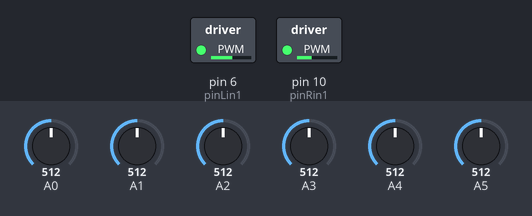
Recording of a sketch running on a simulated Arduino Uno, built with avr-gcc and run on an emulated ATmega328P. Parts: switched loads named in the sketch (green lamp = pin HIGH). The inputs (shaded band) are chosen by the test bench; at power-on: A0 = 512, A3 = 512, A1 = 512, A2 = 512, A4 = 512, A5 = 512. What the sketch prints to the serial monitor is not drawn.

Above: at 1.3 s.
1.4 s: A0 set to 716
At 2.9 s:
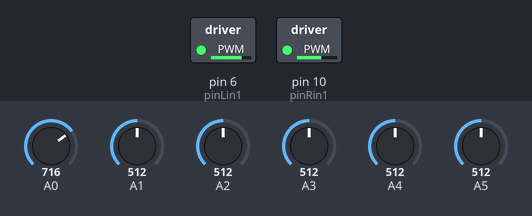
3.2 s: A3 set to 716
At 4.1 s:
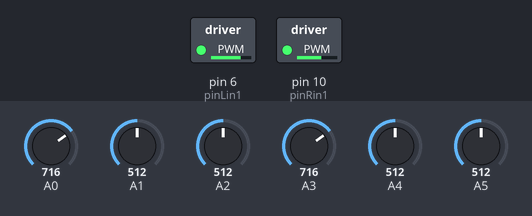
5.0 s: A0 set to 992
At 6.2 s:
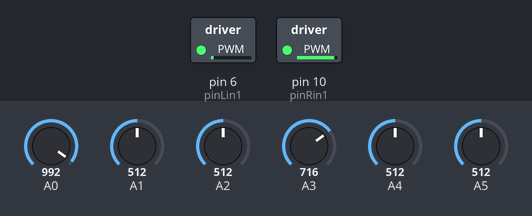
6.7 s: A1 set to 586
At 8.4 s:
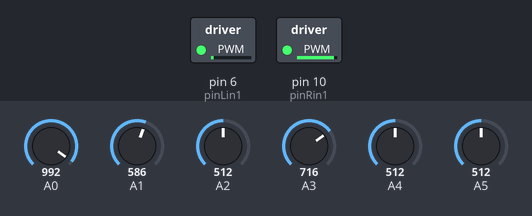
9.7 s: A1 set to 617
At 11.3 s:
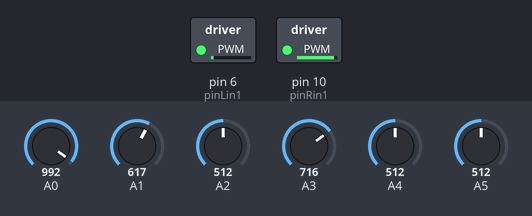
12.7 s: A2 set to 106
15.7 s: A2 set to 93
Timing chart, 0 to 18.7 s (numbered marks = the images above; inputs shaded):
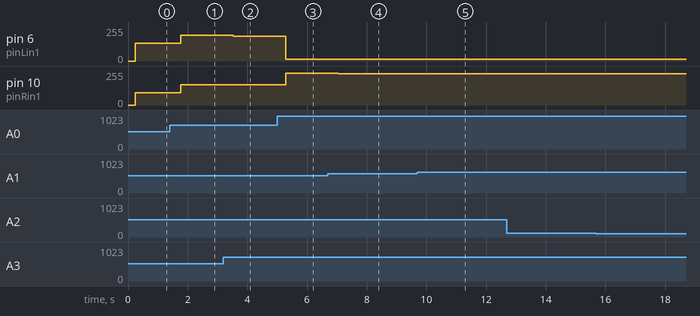

Measured:
- after the input at 1.4 s, pin 6 (pinLin1): 134/255 → 195/255 after 0.37 s; pin 10 (pinRin1): 92/255 → 153/255 after 0.37 s
- after the input at 3.2 s, pin 6 (pinLin1): 195/255 → 187/255 after 0.33 s
- after the input at 5.0 s, pin 6 (pinLin1): 187/255 → 15/255 after 0.29 s; pin 10 (pinRin1): 153/255 → 237/255 after 0.29 s
- after the input at 6.7 s, pin 10 (pinRin1): 237/255 → 235/255 after 0.34 s
- after the input at 9.7 s, pin 10 (pinRin1): 235/255 → 234/255 after 0.20 s
- after the input at 12.7 s, every drawn part: stays the same
- after the input at 15.7 s, every drawn part: stays the same

The sketch:

The_Final_Code06_maze.ino
```cpp
#define SensorA A5;
#define SensorB A4;
#define SensorC A3;
#define SensorD A2;
#define SensorE A1;
#define POT     A0;

int SensorAReading;
int SensorBReading;
int SensorCReading;
int SensorDReading;
int SensorEReading;

int pinLin1 = 6; //in1 for left motor driver
int pinLin2 = 9; //in2 for left motor driver
int pinRin1 = 10; //in1 for Right motor driver
int pinRin2 = 11; //in2 for Right motor driver

int leftOffset = 250, rightOffset = 300;
int potValue;
int pwmValue;
int pwmValuel, pwmValuer;
double turningspeedL,turningspeedR;
int constantS=10;//change it if speed is not enough
double errorL,errorR;


void setup ()
{
 /* pinMode(pinLin1,OUTPUT);
  pinMode(pinLin2,OUTPUT);
  pinMode(pinRin1,OUTPUT);
  pinMode(pinRin2,OUTPUT);*/

  pinMode(A5,INPUT);
  pinMode(A4,INPUT);
  pinMode(A3,INPUT);
  pinMode(A2,INPUT);
  pinMode(A1,INPUT);
  pinMode(A0,INPUT);


  Serial.begin(9600);

  delay(100);
}

/* ==================================================================================*/
/* This is the main command of the robot */
/* ==================================================================================*/


void loop()
{
  int high;
  int low;
  high=750;// set the high threshold of sensor
  low=500;//set the low threshold of sensor

  potValue = analogRead(A0);

if (potValue > 512) {
  pwmValue = map(potValue-512, 0, 511, 0, 255);
}
else {
  pwmValue = map(potValue-512, 0, -512, 0, 255);
}
  delay(1);
  Serial.print("POTvalue is\t");
  Serial.println(pwmValue);

  pwmValuer=map(pwmValue,0,255,100,255);
  pwmValuel=map(pwmValue+75,0,255,100,255);
  delay(1);
  Serial.print("pwmValue r is\t");
  Serial.println(pwmValuer);
  Serial.print("pwmValue l is\t");
  Serial.println(pwmValuel);


  SensorAReading =0;
  SensorBReading =0;
  SensorCReading =0;
  SensorDReading =0;
  SensorEReading =0;


  //average//
  for (int x=0; x<5; x++)
  {
    SensorAReading += analogRead(5);
    SensorBReading += analogRead(4);
    SensorCReading += analogRead(3);
    SensorDReading += analogRead(2);
    SensorEReading += analogRead(1);
  }
  SensorAReading =  SensorAReading/5;
  SensorBReading =  SensorBReading/5;
  SensorCReading =  SensorCReading/5 ;
  SensorDReading =  SensorDReading/5;
  SensorEReading =  SensorEReading/5;

  Serial.print("\n\tA: ");
  Serial.print(SensorAReading);
  Serial.print("\tB: ");
  Serial.print(SensorBReading);
  Serial.print("\tC: ");
  Serial.print(SensorCReading);
  Serial.print("\tD: ");
  Serial.print(SensorDReading);
  Serial.print("\tE: ");
  Serial.print(SensorEReading);

    if
    (  SensorAReading<low &&  SensorBReading<low && SensorCReading>high  &&  SensorDReading>high &&   SensorEReading<low)
    {
      // left turn
   /* digitalWrite(pinLin1,LOW);
    analogWrite(pinLin2, 120);
    digitalWrite(pinRin1,LOW);
    analogWrite(pinRin2, 100);
    delay(300);*/
      goLeft();

    }

    else if
    (  SensorAReading<low &&  SensorBReading<low && SensorCReading<low &&  SensorDReading>high &&   SensorEReading>high)
    {
      // right turn
    /*digitalWrite(pinLin1,LOW);
    analogWrite(pinLin2, 120);
    digitalWrite(pinRin1,LOW);
    analogWrite(pinRin2, 100);
    delay(300);*/
      goRight();

    }
  else if
    (  SensorAReading<low &&  SensorBReading<low && SensorCReading>high &&  SensorDReading>high &&   SensorEReading>high)
    {
      // "T" cross(turn left according to left rule)

      goLeft();

    }

     else if
    (  SensorAReading>high &&  SensorBReading<low && SensorCReading<low &&  SensorDReading>high &&   SensorEReading<low)
    {
      // straight line

      advance();

    }

     else if
    (  SensorAReading>high &&  SensorBReading<low && SensorCReading>high &&  SensorDReading>high &&   SensorEReading<low)
    {

     // left>straight ,then turn left
      goLeft();

    }
      else if
    (  SensorAReading>high &&  SensorBReading<low && SensorCReading<low &&  SensorDReading>high &&   SensorEReading>high)
    {
      //straight>right, then advance

      advance();


    }

    else  if
    (SensorAReading>high && SensorBReading<low &&   SensorCReading>high &&  SensorDReading>high &&   SensorEReading>high)
    {
      // "+" cross
      //left>straight>right. then turn left
       goLeft();
    }

    else if
    (SensorAReading>high  &&  SensorBReading>high  &&   SensorCReading>high &&  SensorDReading>high &&   SensorEReading>high)
    {
      Stop();

    }

    else
    {

     if(SensorAReading<low &&  SensorBReading<low  &&   SensorCReading<low &&  SensorDReading<low &&   SensorEReading<low)
     {
    Serial.print("\t dead end turn around");
    digitalWrite(pinLin1,LOW);
    analogWrite(pinLin2, pwmValue);
    analogWrite(pinRin1, pwmValue-25);
    digitalWrite(pinRin2,LOW);
    delay(30000);

     }
      else
    {
        Out();
     }

  }

}

// The function to make the robot turn right
void goRight()
{
    digitalWrite(pinLin1,150);
    analogWrite(pinLin2,LOW);
    digitalWrite(pinRin1,LOW);
    analogWrite(pinRin2,155);


  //the right motor goes under low speed

    Serial.print("\t right\n\t");
    delay(900);
}

// The function to make the robot turn left
void goLeft()
{
    digitalWrite(pinLin1,LOW);
    analogWrite(pinLin2,150);
    analogWrite(pinRin1,155);
    digitalWrite(pinRin2,LOW);

  //the right motor goes under high speed
    Serial.print("\t left\n\t");
    delay (900);
}

// The function to make the robot stop
void Stop()
{
  // stop
    digitalWrite(pinLin1,HIGH);
    digitalWrite(pinLin2,HIGH);
    digitalWrite(pinRin1,HIGH);
    digitalWrite(pinRin2,HIGH);
    Serial.print("\t stop\n\t");
    delay(1000);
}

// The function is to show the robot is beyond range
void Out()
{
// The function to make the robot go forward
   errorL=SensorCReading-leftOffset;
    Serial.print("\terrorL origin:");
    Serial.print(errorL);
    errorL=errorL/leftOffset;
    Serial.print("\terrorL:");
    Serial.print(errorL);
    turningspeedL=constantS*errorL;
    Serial.print("\tspeedL:");
    Serial.print(turningspeedL);

    errorR=SensorEReading-rightOffset;
    Serial.print("\terrorR origin:");
    Serial.print(errorR);
    errorR=errorR/rightOffset;
    Serial.print("\terrorR:");
    Serial.print(errorR);
    turningspeedR=constantS*errorR;
    Serial.print("\tspeedR:");
    Serial.print(turningspeedR);

    Serial.print("\t >>>>>>>>>>>>>>>>>> oh oh!\n\t");

    analogWrite(pinLin1,pwmValuel-turningspeedL);//left wheel stops
    digitalWrite(pinLin2,LOW);
    analogWrite(pinRin1,pwmValuer-turningspeedR);
    digitalWrite(pinRin2,LOW);

    /*if (SensorCReading > 500) //shift right
    {
    Serial.print("\t >>>>>>>>>>>>>>>>>> shift right\n\t");
    analogWrite(pinLin1,LOW);//left wheel stops
    digitalWrite(pinLin2,LOW);
    analogWrite(pinRin1,100);
    digitalWrite(pinRin2,LOW);

    }

    else if (SensorEReading > 500)// shift left
    {
    Serial.print("\t >>>>>>>>>>>>>>>>>> shift left\n\t");
    analogWrite(pinLin1,100);// right wheel stops
    digitalWrite(pinLin2,LOW);
    digitalWrite(pinRin1,LOW);
    analogWrite(pinRin2,LOW);
    }
  else
   {
    Serial.print("\t >>>>>>>>>>>>>>>>>> spin\n\t");
    analogWrite(pinLin1,120);
    digitalWrite(pinLin2,LOW);
    digitalWrite(pinRin1,LOW);
    analogWrite(pinRin1,120);//spin
   }*/
}

 void advance()
{

    analogWrite(pinLin1, pwmValuel);
    digitalWrite(pinLin2,LOW);
    analogWrite(pinRin1, pwmValuer);
    digitalWrite(pinRin2,LOW);
    Serial.println ("advance");
}
```
